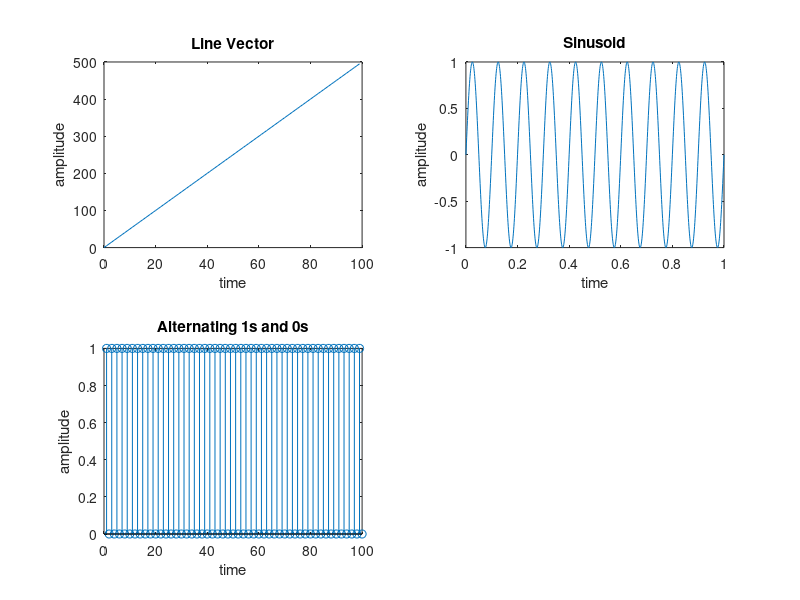

Reproduce this figure in MATLAB.
%Plot :)

%line vector with a slope of 5 starting at 0.
elements = [0:5:495];
time = [0:99];
plot(time, elements)
amplitude = [0:5:495];
%figure(1);
subplot(2,2,1);
plot(time, amplitude)
hold on;
xlabel('time'); ylabel('amplitude');
title('Line Vector');

%sinusoid with a frequency of 10Hz.
time = [0:0.001:1];    % sampling intervals... [<base>:<interval>:<end>]
y = sin(2*pi*10*time);  % output sine wave = sin(2pi*<frequency>*<sampling intervals>)
%figure(2);
subplot(2,2,2);
plot (time, y)
hold on;
xlabel('time'); ylabel('amplitude');
title('Sinusoid');


%vector with alternating 1s and 0s.
length = 100;
vec = 1:length;
time = 1:length;

for i = 1:length
    vec(i) = mod(i, 2);  % x mod y --> mod(x, y)
end
%figure(3);
subplot(2,2,3);
stem(time, vec)
hold on;
xlabel('time'); ylabel('amplitude');
title('Alternating 1s and 0s');


%vector with alternating 1s and 0s.
%Fs = 1000;           % sampling frequency in Hz (you can change it)
%Ts = 1/Fs;          % sampling interval
%Tot_time = 100;             % total time in seconds (you can change it)
%width = 2;                 % width of NRZ pulse in seconds (you can change it)
%time = 0:Ts:Tot_time-Ts;    % time on x-axis
%modulous = mod(time, width);   
%signal = ((modulous<width/2)); 
%figure(3);
%stem(time,signal);                 % plots the signal versus time
%axis([0 Tot_time -0.5 1.5]);       % adjusts the range of x-axis and y-axis 


